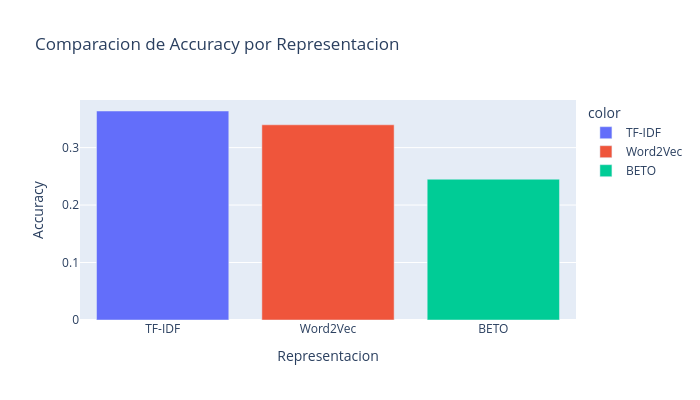
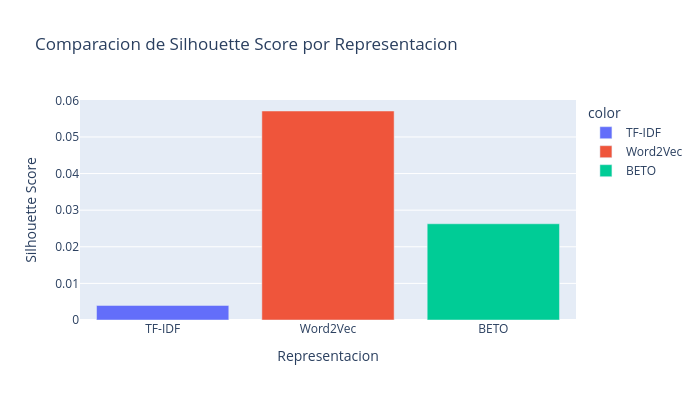

Notebook source saved alongside these figures, in order:
### Code cell
##COMPARACION
# Grafico de accuracy
fig1 = px.bar(
    x=list(resultados.keys()),
    y=list(resultados.values()),
    title="Comparacion de Accuracy por Representacion",
    labels={"x": "Representacion", "y": "Accuracy"},
    color=list(resultados.keys()),
    width=700,
    height=400
)
fig1.show()

# Grafico de silhouette
fig2 = px.bar(
    x=list(silhouettes.keys()),
    y=list(silhouettes.values()),
    title="Comparacion de Silhouette Score por Representacion",
    labels={"x": "Representacion", "y": "Silhouette Score"},
    color=list(silhouettes.keys()),
    width=700,
    height=400
)
fig2.show()

### Figure 1 — Plotly figure (JSON) as saved in the notebook; plotly's stock layout.template omitted (floating-point values rounded to 4 significant figures)
{"data": [{"hovertemplate": "color=TF-IDF<br>Representacion=%{x}<br>Accuracy=%{y}<extra></extra>", "legendgroup": "TF-IDF", "marker": {"color": "#636efa", "pattern": {"shape": ""}}, "name": "TF-IDF", "orientation": "v", "showlegend": true, "textposition": "auto", "x": ["TF-IDF"], "xaxis": "x", "y": [0.3637], "yaxis": "y", "type": "bar"}, {"hovertemplate": "color=Word2Vec<br>Representacion=%{x}<br>Accuracy=%{y}<extra></extra>", "legendgroup": "Word2Vec", "marker": {"color": "#EF553B", "pattern": {"shape": ""}}, "name": "Word2Vec", "orientation": "v", "showlegend": true, "textposition": "auto", "x": ["Word2Vec"], "xaxis": "x", "y": [0.3397], "yaxis": "y", "type": "bar"}, {"hovertemplate": "color=BETO<br>Representacion=%{x}<br>Accuracy=%{y}<extra></extra>", "legendgroup": "BETO", "marker": {"color": "#00cc96", "pattern": {"shape": ""}}, "name": "BETO", "orientation": "v", "showlegend": true, "textposition": "auto", "x": ["BETO"], "xaxis": "x", "y": [0.245], "yaxis": "y", "type": "bar"}], "layout": {"xaxis": {"anchor": "y", "domain": [0.0, 1.0], "title": {"text": "Representacion"}}, "yaxis": {"anchor": "x", "domain": [0.0, 1.0], "title": {"text": "Accuracy"}}, "legend": {"title": {"text": "color"}, "tracegroupgap": 0}, "title": {"text": "Comparacion de Accuracy por Representacion"}, "barmode": "relative", "height": 400, "width": 700}}

### Figure 2 — Plotly figure (JSON) as saved in the notebook; plotly's stock layout.template omitted (floating-point values rounded to 4 significant figures)
{"data": [{"hovertemplate": "color=TF-IDF<br>Representacion=%{x}<br>Silhouette Score=%{y}<extra></extra>", "legendgroup": "TF-IDF", "marker": {"color": "#636efa", "pattern": {"shape": ""}}, "name": "TF-IDF", "orientation": "v", "showlegend": true, "textposition": "auto", "x": ["TF-IDF"], "xaxis": "x", "y": [0.003978], "yaxis": "y", "type": "bar"}, {"hovertemplate": "color=Word2Vec<br>Representacion=%{x}<br>Silhouette Score=%{y}<extra></extra>", "legendgroup": "Word2Vec", "marker": {"color": "#EF553B", "pattern": {"shape": ""}}, "name": "Word2Vec", "orientation": "v", "showlegend": true, "textposition": "auto", "x": ["Word2Vec"], "xaxis": "x", "y": [0.05709], "yaxis": "y", "type": "bar"}, {"hovertemplate": "color=BETO<br>Representacion=%{x}<br>Silhouette Score=%{y}<extra></extra>", "legendgroup": "BETO", "marker": {"color": "#00cc96", "pattern": {"shape": ""}}, "name": "BETO", "orientation": "v", "showlegend": true, "textposition": "auto", "x": ["BETO"], "xaxis": "x", "y": [0.02628], "yaxis": "y", "type": "bar"}], "layout": {"xaxis": {"anchor": "y", "domain": [0.0, 1.0], "title": {"text": "Representacion"}}, "yaxis": {"anchor": "x", "domain": [0.0, 1.0], "title": {"text": "Silhouette Score"}}, "legend": {"title": {"text": "color"}, "tracegroupgap": 0}, "title": {"text": "Comparacion de Silhouette Score por Representacion"}, "barmode": "relative", "height": 400, "width": 700}}
